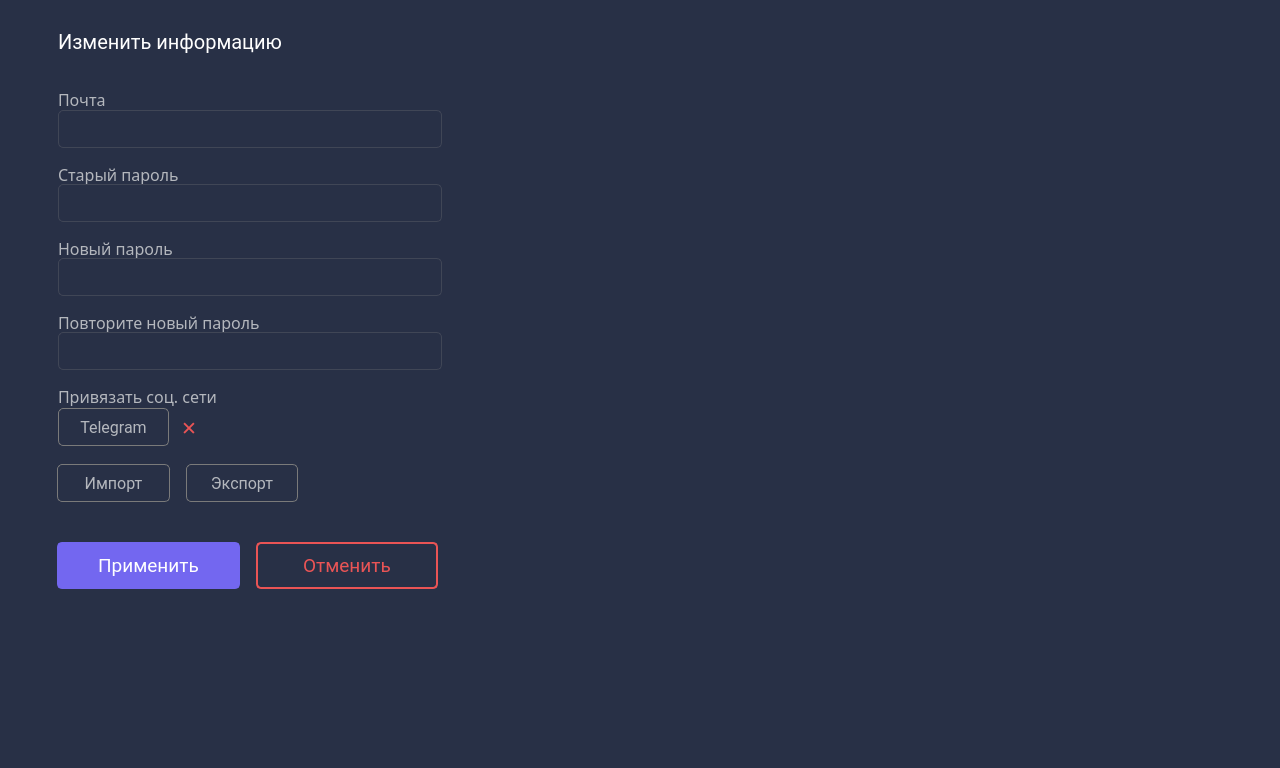
<?xml version="1.0" encoding="UTF-8"?>
<ui version="4.0">
 <class>settings_form</class>
 <widget class="QWidget" name="settings_form">
  <property name="geometry">
   <rect>
    <x>0</x>
    <y>0</y>
    <width>1280</width>
    <height>768</height>
   </rect>
  </property>
  <property name="windowTitle">
   <string>Settings</string>
  </property>
  <property name="styleSheet">
   <string notr="true">background-color: rgb(40, 48, 70);</string>
  </property>
  <widget class="QLineEdit" name="settings_lineedit_email">
   <property name="geometry">
    <rect>
     <x>58</x>
     <y>110</y>
     <width>384</width>
     <height>38</height>
    </rect>
   </property>
   <property name="font">
    <font>
     <family>Roboto</family>
     <pointsize>12</pointsize>
    </font>
   </property>
   <property name="styleSheet">
    <string notr="true">QLineEdit { 
color: #676D7D;
background: #283046;
border: 1px solid #404656;
border-radius: 5px;
}

QLineEdit:hover {
border: 2px solid rgb(95, 85, 200);
}</string>
   </property>
  </widget>
  <widget class="QLineEdit" name="settings_lineedit_oldpass">
   <property name="geometry">
    <rect>
     <x>58</x>
     <y>184</y>
     <width>384</width>
     <height>38</height>
    </rect>
   </property>
   <property name="font">
    <font>
     <family>Roboto</family>
     <pointsize>12</pointsize>
    </font>
   </property>
   <property name="styleSheet">
    <string notr="true">QLineEdit { 
color: #676D7D;
background: #283046;
border: 1px solid #404656;
border-radius: 5px;
}

QLineEdit:hover {
border: 2px solid rgb(95, 85, 200);
}</string>
   </property>
   <property name="echoMode">
    <enum>QLineEdit::Password</enum>
   </property>
  </widget>
  <widget class="QPushButton" name="settings_btn_telegram">
   <property name="geometry">
    <rect>
     <x>58</x>
     <y>408</y>
     <width>111</width>
     <height>38</height>
    </rect>
   </property>
   <property name="font">
    <font>
     <family>Roboto</family>
     <pointsize>12</pointsize>
     <weight>50</weight>
     <bold>false</bold>
    </font>
   </property>
   <property name="styleSheet">
    <string notr="true">QPushButton {
	background-color: rgb(40, 48, 70);
	border: 1px solid rgb(122, 122, 122);
	border-radius: 5px;
	color: rgb(180, 183, 189);
	padding-left: 10px;
	padding-right: 10px;
}
QPushButton:hover {
  background-color: rgb(40, 48, 70); 
  color: rgb(255, 255, 255);
  border: 1px solid rgb(95, 85, 200);
}</string>
   </property>
   <property name="text">
    <string>Telegram</string>
   </property>
   <property name="icon">
    <iconset>
     <normaloff>img/icons/telegram.png</normaloff>img/icons/telegram.png</iconset>
   </property>
  </widget>
  <widget class="QLabel" name="settings_text_oldpass">
   <property name="geometry">
    <rect>
     <x>58</x>
     <y>164</y>
     <width>384</width>
     <height>20</height>
    </rect>
   </property>
   <property name="font">
    <font>
     <family>Roboto-Light</family>
     <pointsize>12</pointsize>
    </font>
   </property>
   <property name="styleSheet">
    <string notr="true">color: rgb(180, 183, 189);</string>
   </property>
   <property name="text">
    <string>Старый пароль</string>
   </property>
  </widget>
  <widget class="QLabel" name="settings_text_newpass">
   <property name="geometry">
    <rect>
     <x>58</x>
     <y>238</y>
     <width>384</width>
     <height>20</height>
    </rect>
   </property>
   <property name="font">
    <font>
     <family>Roboto-Light</family>
     <pointsize>12</pointsize>
    </font>
   </property>
   <property name="styleSheet">
    <string notr="true">color: rgb(180, 183, 189);</string>
   </property>
   <property name="text">
    <string>Новый пароль</string>
   </property>
  </widget>
  <widget class="QLabel" name="settings_text_edit_info">
   <property name="geometry">
    <rect>
     <x>58</x>
     <y>30</y>
     <width>384</width>
     <height>24</height>
    </rect>
   </property>
   <property name="font">
    <font>
     <family>Roboto</family>
     <pointsize>15</pointsize>
    </font>
   </property>
   <property name="styleSheet">
    <string notr="true">color: #FFFFFF;
</string>
   </property>
   <property name="text">
    <string>Изменить информацию</string>
   </property>
  </widget>
  <widget class="QLineEdit" name="settings_lineedit_newpass">
   <property name="geometry">
    <rect>
     <x>58</x>
     <y>258</y>
     <width>384</width>
     <height>38</height>
    </rect>
   </property>
   <property name="font">
    <font>
     <family>Roboto</family>
     <pointsize>12</pointsize>
    </font>
   </property>
   <property name="styleSheet">
    <string notr="true">QLineEdit { 
color: #676D7D;
background: #283046;
border: 1px solid #404656;
border-radius: 5px;
}

QLineEdit:hover {
border: 2px solid rgb(95, 85, 200);
}</string>
   </property>
   <property name="echoMode">
    <enum>QLineEdit::Password</enum>
   </property>
  </widget>
  <widget class="QLabel" name="settings_text_repnewpass">
   <property name="geometry">
    <rect>
     <x>58</x>
     <y>312</y>
     <width>384</width>
     <height>20</height>
    </rect>
   </property>
   <property name="font">
    <font>
     <family>Roboto-Light</family>
     <pointsize>12</pointsize>
    </font>
   </property>
   <property name="styleSheet">
    <string notr="true">color: rgb(180, 183, 189);</string>
   </property>
   <property name="text">
    <string>Повторите новый пароль</string>
   </property>
  </widget>
  <widget class="QLineEdit" name="settings_lineedit_repnewpass">
   <property name="geometry">
    <rect>
     <x>58</x>
     <y>332</y>
     <width>384</width>
     <height>38</height>
    </rect>
   </property>
   <property name="font">
    <font>
     <family>Roboto</family>
     <pointsize>12</pointsize>
    </font>
   </property>
   <property name="styleSheet">
    <string notr="true">QLineEdit { 
color: #676D7D;
background: #283046;
border: 1px solid #404656;
border-radius: 5px;
}

QLineEdit:hover {
border: 2px solid rgb(95, 85, 200);
}</string>
   </property>
   <property name="echoMode">
    <enum>QLineEdit::Password</enum>
   </property>
  </widget>
  <widget class="QLabel" name="settings_text_internet">
   <property name="geometry">
    <rect>
     <x>58</x>
     <y>386</y>
     <width>384</width>
     <height>20</height>
    </rect>
   </property>
   <property name="font">
    <font>
     <family>Roboto-Light</family>
     <pointsize>12</pointsize>
    </font>
   </property>
   <property name="styleSheet">
    <string notr="true">color: rgb(180, 183, 189);</string>
   </property>
   <property name="text">
    <string>Привязать соц. сети</string>
   </property>
  </widget>
  <widget class="QLabel" name="settings_text_email">
   <property name="geometry">
    <rect>
     <x>58</x>
     <y>90</y>
     <width>384</width>
     <height>18</height>
    </rect>
   </property>
   <property name="font">
    <font>
     <family>Roboto-Light</family>
     <pointsize>12</pointsize>
     <weight>50</weight>
     <italic>false</italic>
     <bold>false</bold>
    </font>
   </property>
   <property name="styleSheet">
    <string notr="true">color: rgb(180, 183, 189);</string>
   </property>
   <property name="text">
    <string>Почта</string>
   </property>
  </widget>
  <widget class="QLabel" name="settings_imglbl_img">
   <property name="geometry">
    <rect>
     <x>570</x>
     <y>110</y>
     <width>600</width>
     <height>456</height>
    </rect>
   </property>
   <property name="text">
    <string/>
   </property>
   <property name="pixmap">
    <pixmap>img/comingsoon-dark 1.svg</pixmap>
   </property>
   <property name="scaledContents">
    <bool>true</bool>
   </property>
  </widget>
  <widget class="QWidget" name="horizontalLayoutWidget">
   <property name="geometry">
    <rect>
     <x>57</x>
     <y>526</y>
     <width>381</width>
     <height>80</height>
    </rect>
   </property>
   <layout class="QHBoxLayout" name="settings_horizontalLayout_btns_apply_cancel">
    <item>
     <widget class="QPushButton" name="settings_btn_apply">
      <property name="font">
       <font>
        <family>Roboto</family>
        <pointsize>14</pointsize>
       </font>
      </property>
      <property name="styleSheet">
       <string notr="true">QPushButton {
background-color: #7367F0;
border-radius: 5px;
border: 2px solid #7367F0;
color: rgb(255, 255, 255);
padding-top: 10 px; 
padding-right: 23 px;
padding-left: 23 px;
padding-bottom: 10 px;
text-align: center;
margin-right: 5px;
}
QPushButton:hover {
  background-color: rgb(40, 48, 70); 
  color: rgb(115, 103, 240);
  border: 2px solid rgb(95, 85, 200);
}</string>
      </property>
      <property name="text">
       <string>Применить</string>
      </property>
     </widget>
    </item>
    <item>
     <widget class="QPushButton" name="settings_btn_undo">
      <property name="font">
       <font>
        <family>Roboto</family>
        <pointsize>14</pointsize>
       </font>
      </property>
      <property name="styleSheet">
       <string notr="true">QPushButton {
background-color: rgb(40, 48, 70); 
border-radius: 5px;
border: 2px solid rgb(234, 84, 85);
color: rgb(234, 84, 85);
padding-top: 10 px; 
padding-right: 23 px;
padding-left: 23 px;
padding-bottom: 10 px;
text-align: center;
margin-left: 5px;
}
QPushButton:hover {
background-color: rgb(234, 84, 85);
color: rgb(255, 255, 255);
border: 2px solid rgb(234, 84, 85);
}</string>
      </property>
      <property name="text">
       <string>Отменить</string>
      </property>
     </widget>
    </item>
   </layout>
  </widget>
  <widget class="QLabel" name="settings_imglbl_telegram_verify">
   <property name="geometry">
    <rect>
     <x>170</x>
     <y>408</y>
     <width>38</width>
     <height>38</height>
    </rect>
   </property>
   <property name="font">
    <font>
     <family>Roboto-Light</family>
     <pointsize>18</pointsize>
     <weight>50</weight>
     <bold>false</bold>
    </font>
   </property>
   <property name="styleSheet">
    <string notr="true">color: rgb(40, 199, 111);</string>
   </property>
   <property name="text">
    <string>🗸</string>
   </property>
   <property name="scaledContents">
    <bool>true</bool>
   </property>
   <property name="alignment">
    <set>Qt::AlignCenter</set>
   </property>
  </widget>
  <widget class="QLabel" name="settings_imglbl_telegram_noverify">
   <property name="geometry">
    <rect>
     <x>170</x>
     <y>408</y>
     <width>38</width>
     <height>38</height>
    </rect>
   </property>
   <property name="font">
    <font>
     <family>Roboto-Light</family>
     <pointsize>14</pointsize>
     <weight>50</weight>
     <bold>false</bold>
    </font>
   </property>
   <property name="styleSheet">
    <string notr="true">color: rgb(234, 84, 85);</string>
   </property>
   <property name="text">
    <string>✕</string>
   </property>
   <property name="scaledContents">
    <bool>true</bool>
   </property>
   <property name="alignment">
    <set>Qt::AlignCenter</set>
   </property>
  </widget>
  <widget class="QWidget" name="horizontalLayoutWidget_2">
   <property name="geometry">
    <rect>
     <x>57</x>
     <y>458</y>
     <width>251</width>
     <height>50</height>
    </rect>
   </property>
   <layout class="QHBoxLayout" name="settings_horizontalLayout_btns_imp_exp">
    <item>
     <widget class="QPushButton" name="settings_btn_import">
      <property name="maximumSize">
       <size>
        <width>16777215</width>
        <height>38</height>
       </size>
      </property>
      <property name="font">
       <font>
        <family>Roboto</family>
        <pointsize>12</pointsize>
       </font>
      </property>
      <property name="styleSheet">
       <string notr="true">QPushButton {
background-color: rgb(40, 48, 70);
border: 1px solid rgb(122, 122, 122);
border-radius: 5px;
color: rgb(180, 183, 189);
padding-top: 5 px; 
padding-right: 23 px;
padding-left: 23 px;
padding-bottom: 5 px;
margin-right: 10px;
}
QPushButton:hover {
  background-color: rgb(40, 48, 70); 
  color: rgb(115, 103, 240);
  border: 2px solid rgb(95, 85, 200);
}</string>
      </property>
      <property name="text">
       <string>Импорт</string>
      </property>
     </widget>
    </item>
    <item>
     <widget class="QPushButton" name="settings_btn_export">
      <property name="maximumSize">
       <size>
        <width>16777215</width>
        <height>38</height>
       </size>
      </property>
      <property name="font">
       <font>
        <family>Roboto</family>
        <pointsize>12</pointsize>
       </font>
      </property>
      <property name="styleSheet">
       <string notr="true">QPushButton {
background-color: rgb(40, 48, 70);
border: 1px solid rgb(122, 122, 122);
border-radius: 5px;
color: rgb(180, 183, 189);
padding-top: 5 px; 
padding-right: 23 px;
padding-left: 23 px;
padding-bottom: 5 px;
margin-right: 10px;
}
QPushButton:hover {
background-color: rgb(40, 48, 70); 
color: rgb(115, 103, 240);
border: 2px solid rgb(95, 85, 200);
}</string>
      </property>
      <property name="text">
       <string>Экспорт</string>
      </property>
     </widget>
    </item>
   </layout>
  </widget>
  <zorder>settings_imglbl_telegram_verify</zorder>
  <zorder>settings_imglbl_telegram_noverify</zorder>
  <zorder>settings_lineedit_email</zorder>
  <zorder>settings_lineedit_oldpass</zorder>
  <zorder>settings_btn_telegram</zorder>
  <zorder>settings_text_oldpass</zorder>
  <zorder>settings_text_newpass</zorder>
  <zorder>settings_text_edit_info</zorder>
  <zorder>settings_lineedit_newpass</zorder>
  <zorder>settings_text_repnewpass</zorder>
  <zorder>settings_lineedit_repnewpass</zorder>
  <zorder>settings_text_internet</zorder>
  <zorder>settings_text_email</zorder>
  <zorder>settings_imglbl_img</zorder>
  <zorder>horizontalLayoutWidget</zorder>
  <zorder>horizontalLayoutWidget_2</zorder>
 </widget>
 <resources/>
 <connections/>
</ui>
